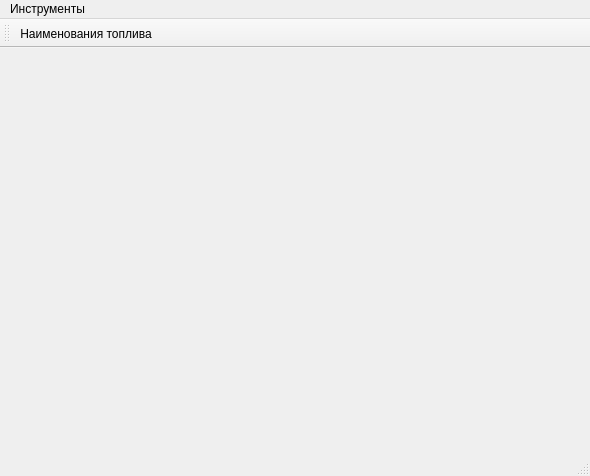
<?xml version="1.0" encoding="UTF-8"?>
<ui version="4.0">
 <class>MainWindow</class>
 <widget class="QMainWindow" name="MainWindow">
  <property name="geometry">
   <rect>
    <x>0</x>
    <y>0</y>
    <width>590</width>
    <height>476</height>
   </rect>
  </property>
  <property name="windowTitle">
   <string>MainWindow</string>
  </property>
  <widget class="QWidget" name="centralWidget"/>
  <widget class="QMenuBar" name="menuBar">
   <property name="geometry">
    <rect>
     <x>0</x>
     <y>0</y>
     <width>590</width>
     <height>23</height>
    </rect>
   </property>
   <widget class="QMenu" name="menuTools">
    <property name="title">
     <string>Инструменты</string>
    </property>
    <addaction name="actionFuelName"/>
   </widget>
   <addaction name="menuTools"/>
  </widget>
  <widget class="QToolBar" name="mainToolBar">
   <attribute name="toolBarArea">
    <enum>TopToolBarArea</enum>
   </attribute>
   <attribute name="toolBarBreak">
    <bool>false</bool>
   </attribute>
   <addaction name="actionFuelName"/>
  </widget>
  <widget class="QStatusBar" name="statusBar"/>
  <action name="actionFuelName">
   <property name="icon">
    <iconset resource="resource.qrc">
     <normaloff>:/Picts/fuel.png</normaloff>:/Picts/fuel.png</iconset>
   </property>
   <property name="text">
    <string>Наименования топлива</string>
   </property>
   <property name="shortcut">
    <string>Alt+F</string>
   </property>
  </action>
 </widget>
 <layoutdefault spacing="6" margin="11"/>
 <resources>
  <include location="resource.qrc"/>
 </resources>
 <connections/>
</ui>
